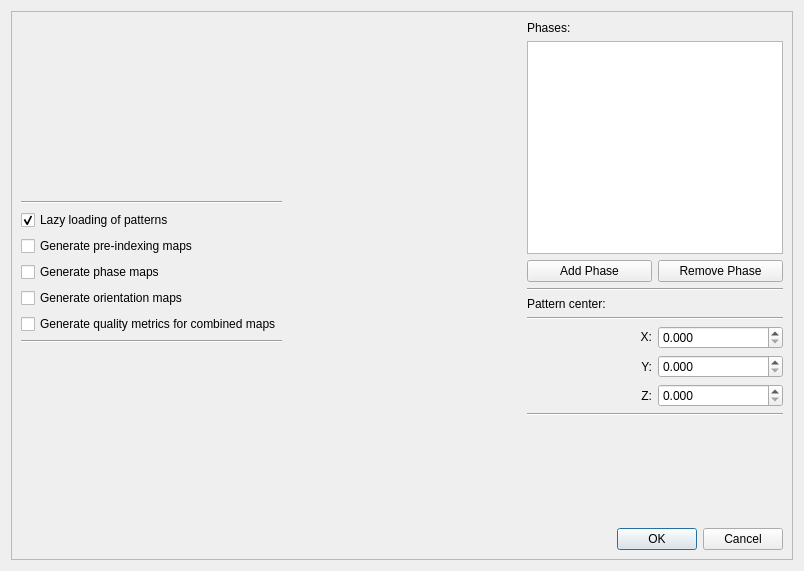
<?xml version="1.0" encoding="UTF-8"?>
<ui version="4.0">
 <class>HISetupDialog</class>
 <widget class="QDialog" name="HISetupDialog">
  <property name="geometry">
   <rect>
    <x>0</x>
    <y>0</y>
    <width>804</width>
    <height>571</height>
   </rect>
  </property>
  <property name="windowTitle">
   <string>Hough Indexing setup</string>
  </property>
  <layout class="QGridLayout" name="gridLayout">
   <item row="0" column="0">
    <widget class="QFrame" name="frame">
     <property name="frameShape">
      <enum>QFrame::StyledPanel</enum>
     </property>
     <property name="frameShadow">
      <enum>QFrame::Raised</enum>
     </property>
     <layout class="QGridLayout" name="gridLayout_3">
      <item row="3" column="2">
       <widget class="QDialogButtonBox" name="buttonBox">
        <property name="layoutDirection">
         <enum>Qt::LeftToRight</enum>
        </property>
        <property name="orientation">
         <enum>Qt::Horizontal</enum>
        </property>
        <property name="standardButtons">
         <set>QDialogButtonBox::Cancel|QDialogButtonBox::Ok</set>
        </property>
       </widget>
      </item>
      <item row="2" column="0">
       <layout class="QVBoxLayout" name="verticalLayout">
        <item>
         <spacer name="verticalSpacer_2">
          <property name="orientation">
           <enum>Qt::Vertical</enum>
          </property>
          <property name="sizeHint" stdset="0">
           <size>
            <width>20</width>
            <height>40</height>
           </size>
          </property>
         </spacer>
        </item>
        <item>
         <widget class="Line" name="line_2">
          <property name="orientation">
           <enum>Qt::Horizontal</enum>
          </property>
         </widget>
        </item>
        <item>
         <widget class="QCheckBox" name="checkBoxLazy">
          <property name="layoutDirection">
           <enum>Qt::LeftToRight</enum>
          </property>
          <property name="text">
           <string>Lazy loading of patterns</string>
          </property>
          <property name="checked">
           <bool>true</bool>
          </property>
          <property name="tristate">
           <bool>false</bool>
          </property>
         </widget>
        </item>
        <item>
         <widget class="QCheckBox" name="checkBoxPre">
          <property name="text">
           <string>Generate pre-indexing maps</string>
          </property>
         </widget>
        </item>
        <item>
         <widget class="QCheckBox" name="checkBoxPhase">
          <property name="text">
           <string>Generate phase maps</string>
          </property>
         </widget>
        </item>
        <item>
         <widget class="QCheckBox" name="checkBoxOrientation">
          <property name="text">
           <string>Generate orientation maps</string>
          </property>
         </widget>
        </item>
        <item>
         <widget class="QCheckBox" name="checkBoxQuality">
          <property name="text">
           <string>Generate quality metrics for combined maps</string>
          </property>
         </widget>
        </item>
        <item>
         <widget class="Line" name="line_3">
          <property name="orientation">
           <enum>Qt::Horizontal</enum>
          </property>
         </widget>
        </item>
        <item>
         <spacer name="verticalSpacer_3">
          <property name="orientation">
           <enum>Qt::Vertical</enum>
          </property>
          <property name="sizeHint" stdset="0">
           <size>
            <width>20</width>
            <height>40</height>
           </size>
          </property>
         </spacer>
        </item>
       </layout>
      </item>
      <item row="2" column="2">
       <layout class="QVBoxLayout" name="verticalLayout_2" stretch="0,2,0,0,0,0,0,0,0,1">
        <item>
         <widget class="QLabel" name="label">
          <property name="text">
           <string>Phases:</string>
          </property>
         </widget>
        </item>
        <item>
         <widget class="QListWidget" name="listWidgetPhase">
          <property name="editTriggers">
           <set>QAbstractItemView::EditKeyPressed</set>
          </property>
          <property name="alternatingRowColors">
           <bool>false</bool>
          </property>
          <property name="selectionMode">
           <enum>QAbstractItemView::SingleSelection</enum>
          </property>
         </widget>
        </item>
        <item>
         <layout class="QHBoxLayout" name="horizontalLayout_3">
          <item>
           <widget class="QPushButton" name="pushButtonAddPhase">
            <property name="text">
             <string>Add Phase</string>
            </property>
           </widget>
          </item>
          <item>
           <widget class="QPushButton" name="pushButtonRemovePhase">
            <property name="text">
             <string>Remove Phase</string>
            </property>
           </widget>
          </item>
         </layout>
        </item>
        <item>
         <widget class="Line" name="line">
          <property name="orientation">
           <enum>Qt::Horizontal</enum>
          </property>
         </widget>
        </item>
        <item>
         <widget class="QLabel" name="label_2">
          <property name="text">
           <string>Pattern center:</string>
          </property>
         </widget>
        </item>
        <item>
         <widget class="Line" name="line_5">
          <property name="orientation">
           <enum>Qt::Horizontal</enum>
          </property>
         </widget>
        </item>
        <item>
         <layout class="QGridLayout" name="gridLayout_2">
          <item row="1" column="1">
           <widget class="QDoubleSpinBox" name="patternCenterY">
            <property name="decimals">
             <number>3</number>
            </property>
            <property name="maximum">
             <double>1.000000000000000</double>
            </property>
            <property name="singleStep">
             <double>0.000100000000000</double>
            </property>
           </widget>
          </item>
          <item row="0" column="1">
           <widget class="QDoubleSpinBox" name="patternCenterX">
            <property name="decimals">
             <number>3</number>
            </property>
            <property name="maximum">
             <double>1.000000000000000</double>
            </property>
            <property name="singleStep">
             <double>0.000100000000000</double>
            </property>
           </widget>
          </item>
          <item row="2" column="1">
           <widget class="QDoubleSpinBox" name="patternCenterZ">
            <property name="prefix">
             <string/>
            </property>
            <property name="decimals">
             <number>3</number>
            </property>
            <property name="maximum">
             <double>1.000000000000000</double>
            </property>
            <property name="singleStep">
             <double>0.000100000000000</double>
            </property>
           </widget>
          </item>
          <item row="1" column="0">
           <widget class="QLabel" name="label_4">
            <property name="layoutDirection">
             <enum>Qt::LeftToRight</enum>
            </property>
            <property name="text">
             <string>Y:</string>
            </property>
            <property name="alignment">
             <set>Qt::AlignRight|Qt::AlignTrailing|Qt::AlignVCenter</set>
            </property>
           </widget>
          </item>
          <item row="0" column="0">
           <widget class="QLabel" name="label_3">
            <property name="maximumSize">
             <size>
              <width>16777215</width>
              <height>20</height>
             </size>
            </property>
            <property name="text">
             <string>X:</string>
            </property>
            <property name="alignment">
             <set>Qt::AlignRight|Qt::AlignTrailing|Qt::AlignVCenter</set>
            </property>
           </widget>
          </item>
          <item row="2" column="0">
           <widget class="QLabel" name="label_5">
            <property name="text">
             <string>Z:</string>
            </property>
            <property name="alignment">
             <set>Qt::AlignRight|Qt::AlignTrailing|Qt::AlignVCenter</set>
            </property>
           </widget>
          </item>
         </layout>
        </item>
        <item>
         <layout class="QHBoxLayout" name="horizontalLayout_2"/>
        </item>
        <item>
         <widget class="Line" name="line_4">
          <property name="orientation">
           <enum>Qt::Horizontal</enum>
          </property>
         </widget>
        </item>
        <item>
         <spacer name="verticalSpacer">
          <property name="orientation">
           <enum>Qt::Vertical</enum>
          </property>
          <property name="sizeHint" stdset="0">
           <size>
            <width>20</width>
            <height>40</height>
           </size>
          </property>
         </spacer>
        </item>
       </layout>
      </item>
      <item row="2" column="1">
       <spacer name="horizontalSpacer">
        <property name="orientation">
         <enum>Qt::Horizontal</enum>
        </property>
        <property name="sizeHint" stdset="0">
         <size>
          <width>40</width>
          <height>20</height>
         </size>
        </property>
       </spacer>
      </item>
     </layout>
    </widget>
   </item>
  </layout>
 </widget>
 <tabstops>
  <tabstop>checkBoxLazy</tabstop>
  <tabstop>checkBoxPre</tabstop>
  <tabstop>checkBoxPhase</tabstop>
  <tabstop>checkBoxOrientation</tabstop>
  <tabstop>checkBoxQuality</tabstop>
  <tabstop>listWidgetPhase</tabstop>
  <tabstop>pushButtonAddPhase</tabstop>
  <tabstop>pushButtonRemovePhase</tabstop>
  <tabstop>patternCenterX</tabstop>
  <tabstop>patternCenterY</tabstop>
  <tabstop>patternCenterZ</tabstop>
 </tabstops>
 <resources/>
 <connections>
  <connection>
   <sender>buttonBox</sender>
   <signal>rejected()</signal>
   <receiver>HISetupDialog</receiver>
   <slot>reject()</slot>
   <hints>
    <hint type="sourcelabel">
     <x>780</x>
     <y>547</y>
    </hint>
    <hint type="destinationlabel">
     <x>286</x>
     <y>274</y>
    </hint>
   </hints>
  </connection>
  <connection>
   <sender>buttonBox</sender>
   <signal>accepted()</signal>
   <receiver>HISetupDialog</receiver>
   <slot>accept()</slot>
   <hints>
    <hint type="sourcelabel">
     <x>752</x>
     <y>547</y>
    </hint>
    <hint type="destinationlabel">
     <x>157</x>
     <y>274</y>
    </hint>
   </hints>
  </connection>
 </connections>
</ui>
